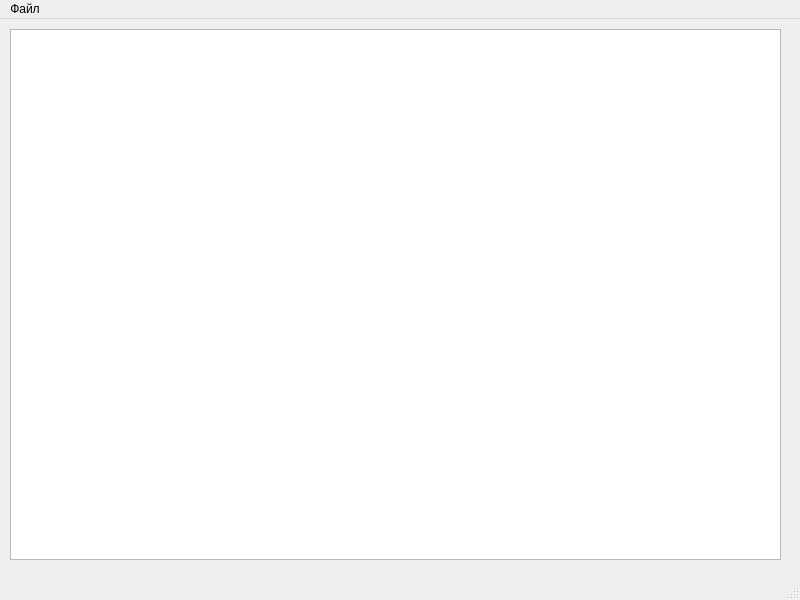
<?xml version="1.0" encoding="UTF-8"?>
<ui version="4.0">
 <class>MainWindow</class>
 <widget class="QMainWindow" name="MainWindow">
  <property name="geometry">
   <rect>
    <x>0</x>
    <y>0</y>
    <width>800</width>
    <height>600</height>
   </rect>
  </property>
  <property name="windowTitle">
   <string>MainWindow</string>
  </property>
  <widget class="QWidget" name="centralwidget">
   <widget class="QPlainTextEdit" name="plainTextEdit">
    <property name="geometry">
     <rect>
      <x>10</x>
      <y>10</y>
      <width>771</width>
      <height>531</height>
     </rect>
    </property>
   </widget>
  </widget>
  <widget class="QMenuBar" name="menubar">
   <property name="geometry">
    <rect>
     <x>0</x>
     <y>0</y>
     <width>800</width>
     <height>25</height>
    </rect>
   </property>
   <widget class="QMenu" name="menu">
    <property name="title">
     <string>Файл</string>
    </property>
    <addaction name="action_txt"/>
    <addaction name="action_txt_2"/>
    <addaction name="action_bin"/>
    <addaction name="action_bin_2"/>
   </widget>
   <addaction name="menu"/>
  </widget>
  <widget class="QStatusBar" name="statusbar"/>
  <action name="action_txt">
   <property name="text">
    <string>Сохранить в txt</string>
   </property>
  </action>
  <action name="action_txt_2">
   <property name="text">
    <string>Загрузить из txt</string>
   </property>
  </action>
  <action name="action_bin">
   <property name="text">
    <string>Сохранить в bin</string>
   </property>
  </action>
  <action name="action_bin_2">
   <property name="text">
    <string>Загрузить из bin</string>
   </property>
  </action>
 </widget>
 <resources/>
 <connections/>
</ui>
